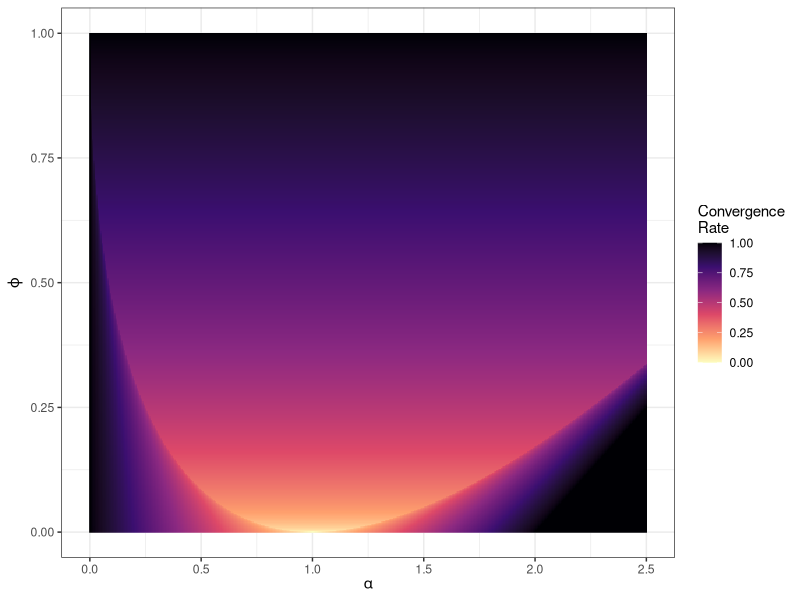
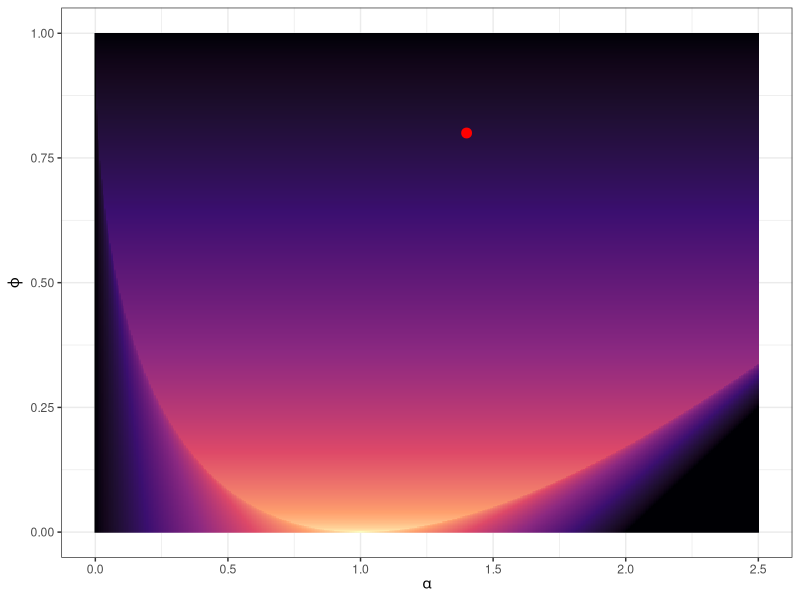
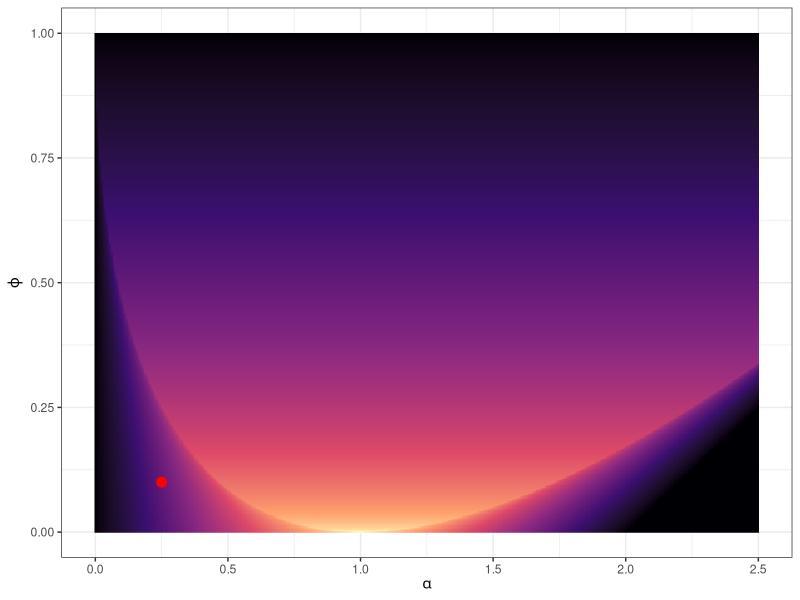
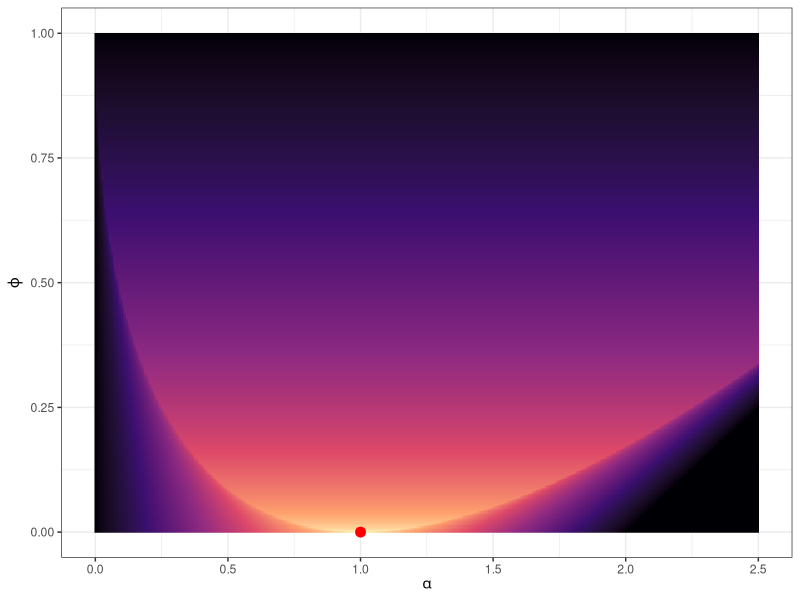
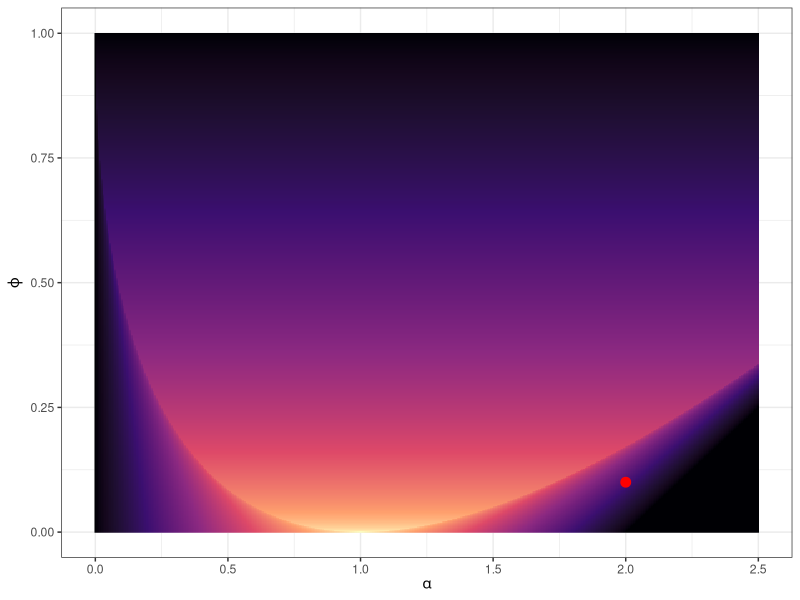
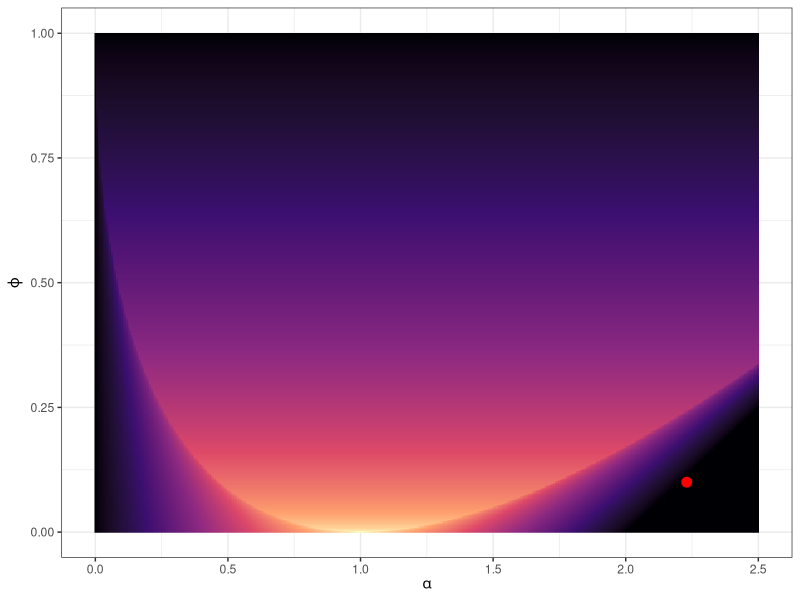

The R script that drew these images, in order:
# Used in: 08-momquad.tex
#
# Generates convergence region heatmaps showing max{|σ₁|, |σ₂|} over (α, φ)
# for the momentum recursion matrix with λ = 1.
# Each behavior variant adds a red dot at a representative (α, φ) point:
#   ripples: complex EVs (α = 1.4, φ = 0.8)
#   mono:    real positive EVs (α = 0.25, φ = 0.1)
#   1step:   one-step convergence (α = 1.0, φ = 0.0)
#   osc:     real negative EVs (α = 2.0, φ = 0.1)
#   div:     diverging (α = 2.23, φ = 0.1)
# Produces:
#   figure/momentum_conv.pdf
#   figure/momentum_conv_ripples.pdf
#   figure/momentum_conv_mono.pdf
#   figure/momentum_conv_1step.pdf
#   figure/momentum_conv_osc.pdf
#   figure/momentum_conv_div.pdf

library(ggplot2)

set.seed(123L)

n = 400L
grid = expand.grid(
  alpha = seq(0, 2.5, length.out = n),
  phi   = seq(0, 1,   length.out = n)
)

compute_rate = function(alpha, phi) {
  tr   = 1 + phi - alpha
  disc = tr^2 - 4 * phi
  s1   = (tr + sqrt(as.complex(disc))) / 2
  s2   = (tr - sqrt(as.complex(disc))) / 2
  pmin(pmax(Mod(s1), Mod(s2)), 1)
}

grid$rate = mapply(compute_rate, grid$alpha, grid$phi)

make_heatmap = function(dot = NULL) {
  p = ggplot(grid, aes(x = alpha, y = phi, fill = rate)) +
    geom_raster() +
    scale_fill_viridis_c(
      option = "magma", direction = -1, limits = c(0, 1),
      name = "Convergence\nRate"
    ) +
    labs(x = expression(alpha), y = expression(varphi)) +
    theme_bw()
  if (!is.null(dot)) {
    dot_df = data.frame(alpha = dot[1L], phi = dot[2L])
    p = p +
      geom_point(
        data = dot_df, aes(x = alpha, y = phi),
        color = "red", size = 3, inherit.aes = FALSE
      ) +
      guides(fill = "none")
  }
  p
}

dots = list(
  ripples = c(1.4,  0.8),
  mono    = c(0.25, 0.1),
  `1step` = c(1.0,  0.0),
  osc     = c(2.0,  0.1),
  div     = c(2.23, 0.1)
)

ggsave("../figure/momentum_conv.pdf",         make_heatmap(),                 width = 5, height = 3)
ggsave("../figure/momentum_conv_ripples.pdf",  make_heatmap(dots$ripples),    width = 4, height = 3)
ggsave("../figure/momentum_conv_mono.pdf",     make_heatmap(dots$mono),       width = 4, height = 3)
ggsave("../figure/momentum_conv_1step.pdf",    make_heatmap(dots[["1step"]]), width = 4, height = 3)
ggsave("../figure/momentum_conv_osc.pdf",      make_heatmap(dots$osc),        width = 4, height = 3)
ggsave("../figure/momentum_conv_div.pdf",      make_heatmap(dots$div),        width = 4, height = 3)
